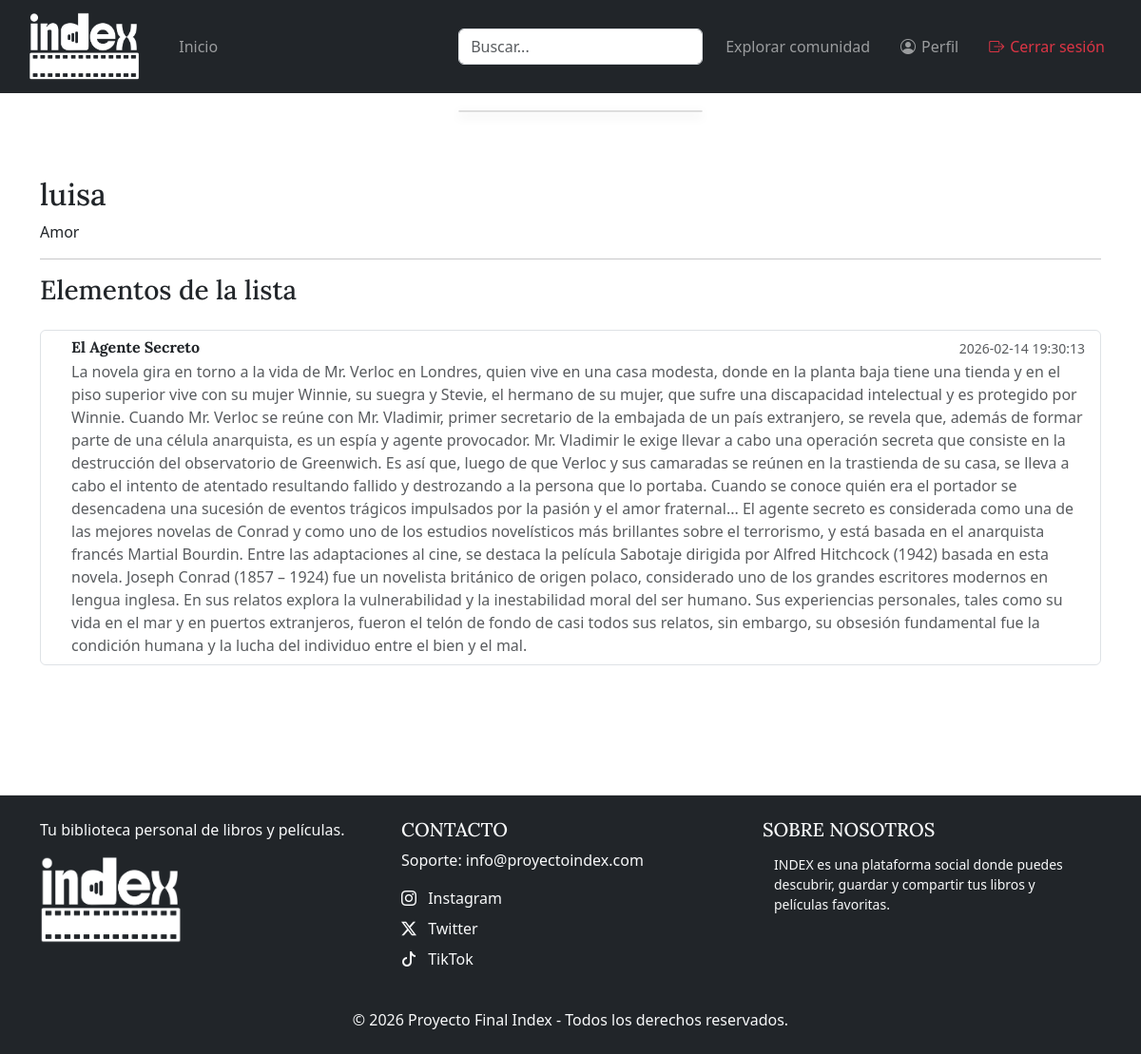
/index.php?ctl=verLista&id=2 (signed in), run on the app's committed database.
### tables this page shows
CREATE TABLE IF NOT EXISTS `listas` (
  `id` int(11) NOT NULL AUTO_INCREMENT,
  `id_usuario` int(11) NOT NULL,
  `nombre` varchar(150) NOT NULL,
  `descripcion` text DEFAULT NULL,
  `tipo` varchar(50) DEFAULT 'personal',
  `creada_en` timestamp NOT NULL DEFAULT current_timestamp(),
  PRIMARY KEY (`id`),
  KEY `id_usuario` (`id_usuario`),
  CONSTRAINT `listas_ibfk_1` FOREIGN KEY (`id_usuario`) REFERENCES `usuarios` (`id`) ON DELETE CASCADE
);

CREATE TABLE IF NOT EXISTS `listas_items` (
  `id` int(11) NOT NULL AUTO_INCREMENT,
  `id_lista` int(11) NOT NULL,
  `titulo` varchar(255) DEFAULT NULL,
  `descripcion` text DEFAULT NULL,
  `id_libro` varchar(20) DEFAULT NULL,
  `id_pelicula` int(11) DEFAULT NULL,
  `añadido_en` datetime NOT NULL DEFAULT current_timestamp(),
  PRIMARY KEY (`id`),
  KEY `id_lista` (`id_lista`),
  CONSTRAINT `fk_listas_items_listas` FOREIGN KEY (`id_lista`) REFERENCES `listas` (`id`) ON DELETE CASCADE
);

### app/Controllers/ListaController.php (called while the page is built, shortened)
<?php
class ListaController
{
    public function ver()
    {
        $idLista = $_GET['id'] ?? null;
        $conexion = Database::getConnection();
        $sql = "SELECT * FROM listas WHERE id = ?";
        $stmt = $conexion->prepare($sql);
        $stmt->execute([$idLista]);
        $lista = $stmt->fetch(PDO::FETCH_ASSOC);
        $items = ListaItemsModel::obtenerItems($conexion, $idLista);
        require __DIR__ . '/../templates/ver_lista.php';
    }
}

### index.php (called while the page is built, shortened)
<?php
require_once __DIR__ . '/app/Models/ListaModel.php';
require_once __DIR__ . '/app/Models/ListaItemsModel.php';
require_once __DIR__ . '/app/Controllers/ListaController.php';
$session = new SessionManager(
    loginPage: 'index.php?ctl=login',
    timeout: 600
);
$ruta = $_REQUEST['ctl'] ?? 'inicio';
$actionName     = $map[$ruta]['action'];
if (!in_array($ruta, ['login', 'registro', 'recupero', 'reset', 'inicio'])) {
    $session->checkSecurity();
}
$controller = new $controllerName($session);
$controller->$actionName();

### app/Models/ListaItemsModel.php (called while the page is built)
<?php
class ListaItemsModel {
    public static function obtenerItems($conexion, $idLista) {
        $sql = "SELECT
                    COALESCE(p.titulo, l.titulo) AS titulo,
                    COALESCE(p.descripcion, l.descripcion) AS descripcion,
                    COALESCE(p.portada, l.imagen_url) AS imagen,
                    li.añadido_en
                FROM listas_items li
                LEFT JOIN peliculas p ON li.id_pelicula = p.id
                LEFT JOIN libros l ON li.id_libro = l.id
                WHERE li.id_lista = ?
                ORDER BY li.añadido_en DESC";
        $stmt = $conexion->prepare($sql);
        $stmt->execute([$idLista]);
        return $stmt->fetchAll(PDO::FETCH_ASSOC);
    }
}

### app/templates/ver_lista.php (the view, shortened to what this page needs)
<!DOCTYPE html>
<html lang="es">
<head>
    <link href="https://cdn.jsdelivr.net/npm/bootstrap@5.3.2/dist/css/bootstrap.min.css" rel="stylesheet">
    <link rel="stylesheet" href="web/css/styleperfil.css">
    <link rel="stylesheet" href="web/css/styleFuentes.css">
</head>
<body>
<?php include_once __DIR__ . '/../templates/header.php'; ?>
<main class="container my-5">
    <h2><?= htmlspecialchars($lista['nombre']) ?></h2>
    <p><?= htmlspecialchars($lista['descripcion']) ?></p>
    <hr>
    <h3 class="mb-4">Elementos de la lista</h3>
    <?php if (empty($items)): ?>
        <p>No hay elementos en esta lista.</p>
    <?php else: ?>
    <div class="list-group">
        <?php foreach ($items as $item): ?>
        <div class="list-group-item">
            <div class="d-flex gap-3 align-items-start">
            <div class="flex-grow-1">
                <div class="d-flex justify-content-between align-items-start">
                <h6 class="mb-1 fw-bold">
                    <?= htmlspecialchars($item['titulo'] ?? 'Sin título') ?>
                </h6>
                <small class="text-muted ms-3 text-nowrap">
                    <?= htmlspecialchars($item['añadido_en'] ?? '') ?>
                </small>
                </div>
                <p class="mb-0 text-muted descripcion-clamp">
                <?= htmlspecialchars($item['descripcion'] ?? '') ?>
                </p>
            </div>
            </div>
        </div>
        <?php endforeach; ?>
    </div>
    <?php endif; ?>
</main>
<?php include_once __DIR__ . '/../templates/footer.php'; ?>
</body>
</html>

### web/css/stylePerfil.css (style rules this page uses)
* { box-sizing: border-box; }
body { margin: 0; font-family: -apple-system, BlinkMacSystemFont, "Segoe UI", sans-serif; background: #e6eaf0; color: #222; }

### web/css/styleFuentes.css (style rules this page uses)
body { font-family: 'Segoe UI', Roboto, Helvetica, Arial, sans-serif !important; }
h1, h2, h3, h4, h5, h6 { font-family: "Lora", serif !important; font-weight: 600; }

### web/css/styles.css (style rules this page uses)
:root { --primary: #C47A4A; --bg: #FAF8F5; --card-bg: #FFFFFF; --border: #E8E2DA; --text: #2A2A2A; --text-soft: #6F6A63; --radius: 10px; }
* { margin: 0; padding: 0; box-sizing: border-box; }
body { background-color: var(--bg); color: var(--text); line-height: 1.6; min-height: 100vh; display: flex; flex-direction: column; }
main { flex: 1; max-width: 800px; margin: 0 auto; padding: 40px 24px; }

### data on the page
listas: nombre "luisa", descripcion "Amor"
listas_items: titulo "El Agente Secreto", añadido_en "2026-02-14 19:30:13", descripcion "La novela gira en torno a la vida de Mr. Verloc en Londres, quien vive en una casa modesta, donde en la planta baja tiene una tienda y en el piso superior vive con su mujer Winnie, su suegra y Stevie, el hermano de su mujer, que sufre una discapacidad intelectual y es protegido por Winnie. Cuando Mr. Verloc se reúne con Mr. Vladimir, primer secretario de la embajada de un país extranjero, se revela que, además de formar parte de una célula anarquista, es un espía y agente provocador. Mr. Vladimir le exige llevar a cabo una operación secreta que consiste en la destrucción del observatorio de Greenwich. Es así que, luego de que Verloc y sus camaradas se reúnen en la trastienda de su casa, se…"
